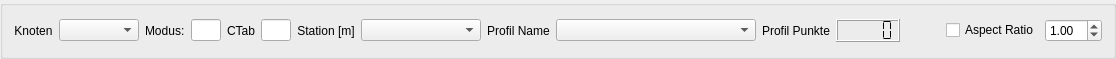
      <widget class="QGroupBox" name="groupBox_4">
       <property name="maximumSize">
        <size>
         <width>16777215</width>
         <height>59</height>
        </size>
       </property>
       <property name="title">
        <string/>
       </property>
       <layout class="QGridLayout" name="gridLayout_26">
        <item row="0" column="6">
         <widget class="QLineEdit" name="ctab_label">
          <property name="maximumSize">
           <size>
            <width>30</width>
            <height>16777215</height>
           </size>
          </property>
          <property name="toolTip">
           <string>&lt;html&gt;&lt;head/&gt;&lt;body&gt;&lt;p&gt;&amp;quot;CTAB&amp;quot;, Wenn &amp;quot;ON&amp;quot;, werden Details der Profilauswetung in *.OUT geschrieben&lt;/p&gt;&lt;/body&gt;&lt;/html&gt;</string>
          </property>
          <property name="readOnly">
           <bool>true</bool>
          </property>
         </widget>
        </item>
        <item row="0" column="8">
         <widget class="QComboBox" name="station_label">
          <property name="minimumSize">
           <size>
            <width>120</width>
            <height>0</height>
           </size>
          </property>
          <property name="maximumSize">
           <size>
            <width>150</width>
            <height>16777215</height>
           </size>
          </property>
          <property name="editable">
           <bool>false</bool>
          </property>
          <property name="maxVisibleItems">
           <number>100</number>
          </property>
         </widget>
        </item>
        <item row="0" column="4">
         <widget class="QLineEdit" name="modus_label">
          <property name="maximumSize">
           <size>
            <width>30</width>
            <height>16777215</height>
           </size>
          </property>
          <property name="toolTip">
           <string>&lt;html&gt;&lt;head/&gt;&lt;body&gt;&lt;p&gt;&lt;span style=&quot; font-weight:600;&quot;&gt;Querprofil:&lt;/span&gt;&lt;/p&gt;&lt;p&gt;V = wie eingegeben&lt;/p&gt;&lt;p&gt;R = Reduziert zwischen linkem und rechtem Hochpunkt &lt;/p&gt;&lt;p&gt;&lt;span style=&quot; font-weight:600;&quot;&gt;Breitflächiger Abfluss (bQ):&lt;/span&gt;&lt;/p&gt;&lt;p&gt;K = Kernquerschnitt, bQ erst wenn WSP&amp;gt;K&lt;/p&gt;&lt;p&gt;F = vollen Querschnitt, bQ von Anfang an&lt;/p&gt;&lt;p&gt;&lt;br/&gt;&lt;/p&gt;&lt;p&gt;DF = Abfluss nur innerhalb des Bauwerks (Für die Ermittlung der Leistungsfähigkeit eines Bauwerks)&lt;/p&gt;&lt;p&gt;OF = (&lt;span style=&quot; font-weight:600;&quot;&gt;O&lt;/span&gt;verland&lt;span style=&quot; font-weight:600;&quot;&gt;F&lt;/span&gt;low) Bauwerk wird als komplett verklaust angenommen, Der gesamte Abfluss fließt über das Gelände ab&lt;/p&gt;&lt;p&gt;H2 = Rauhigkeitsprofil mit negativer Knotennummer&lt;/p&gt;&lt;p&gt;ZS = Schaltprofil&lt;/p&gt;&lt;/body&gt;&lt;/html&gt;</string>
          </property>
          <property name="readOnly">
           <bool>true</bool>
          </property>
         </widget>
        </item>
        <item row="0" column="7">
         <widget class="QLabel" name="label_15">
          <property name="text">
           <string>Station [m]</string>
          </property>
          <property name="alignment">
           <set>Qt::AlignCenter</set>
          </property>
         </widget>
        </item>
        <item row="0" column="14">
         <widget class="QCheckBox" name="arbox">
          <property name="text">
           <string>Aspect Ratio</string>
          </property>
         </widget>
        </item>
        <item row="0" column="2">
         <widget class="QComboBox" name="knotenNr">
          <property name="minimumSize">
           <size>
            <width>80</width>
            <height>0</height>
           </size>
          </property>
          <property name="maximumSize">
           <size>
            <width>80</width>
            <height>16777215</height>
           </size>
          </property>
          <property name="editable">
           <bool>false</bool>
          </property>
          <property name="maxVisibleItems">
           <number>100</number>
          </property>
         </widget>
        </item>
        <item row="0" column="1">
         <widget class="QLabel" name="label">
          <property name="font">
           <font>
            <family>Segoe UI</family>
            <pointsize>9</pointsize>
            <underline>false</underline>
           </font>
          </property>
          <property name="text">
           <string>Knoten</string>
          </property>
          <property name="alignment">
           <set>Qt::AlignCenter</set>
          </property>
         </widget>
        </item>
        <item row="0" column="9">
         <widget class="QLabel" name="label_7">
          <property name="text">
           <string>Profil Name</string>
          </property>
          <property name="alignment">
           <set>Qt::AlignCenter</set>
          </property>
         </widget>
        </item>
        <item row="0" column="12">
         <widget class="QLCDNumber" name="Punkte_label">
          <property name="font">
           <font>
            <weight>75</weight>
            <bold>true</bold>
           </font>
          </property>
          <property name="segmentStyle">
           <enum>QLCDNumber::Flat</enum>
          </property>
         </widget>
        </item>
        <item row="0" column="11">
         <widget class="QLabel" name="label_3">
          <property name="font">
           <font>
            <family>Segoe UI</family>
            <pointsize>9</pointsize>
            <underline>false</underline>
           </font>
          </property>
          <property name="text">
           <string>Profil Punkte</string>
          </property>
          <property name="alignment">
           <set>Qt::AlignCenter</set>
          </property>
         </widget>
        </item>
        <item row="0" column="15">
         <widget class="QDoubleSpinBox" name="AspectRatio">
          <property name="decimals">
           <number>2</number>
          </property>
          <property name="minimum">
           <double>0.100000000000000</double>
          </property>
          <property name="value">
           <double>1.000000000000000</double>
          </property>
         </widget>
        </item>
        <item row="0" column="5">
         <widget class="QLabel" name="label_4">
          <property name="font">
           <font>
            <family>Segoe UI</family>
            <pointsize>9</pointsize>
            <underline>false</underline>
           </font>
          </property>
          <property name="text">
           <string>CTab</string>
          </property>
         </widget>
        </item>
        <item row="0" column="10">
         <widget class="QComboBox" name="schnittName_label">
          <property name="minimumSize">
           <size>
            <width>200</width>
            <height>0</height>
           </size>
          </property>
          <property name="maximumSize">
           <size>
            <width>220</width>
            <height>16777215</height>
           </size>
          </property>
          <property name="editable">
           <bool>false</bool>
          </property>
          <property name="maxVisibleItems">
           <number>100</number>
          </property>
         </widget>
        </item>
        <item row="0" column="3">
         <widget class="QLabel" name="label_5">
          <property name="font">
           <font>
            <family>Segoe UI</family>
            <pointsize>9</pointsize>
            <underline>false</underline>
           </font>
          </property>
          <property name="text">
           <string>Modus:</string>
          </property>
         </widget>
        </item>
        <item row="0" column="13">
         <spacer name="horizontalSpacer">
          <property name="orientation">
           <enum>Qt::Horizontal</enum>
          </property>
          <property name="sizeHint" stdset="0">
           <size>
            <width>40</width>
            <height>20</height>
           </size>
          </property>
         </spacer>
        </item>
       </layout>
      </widget>
